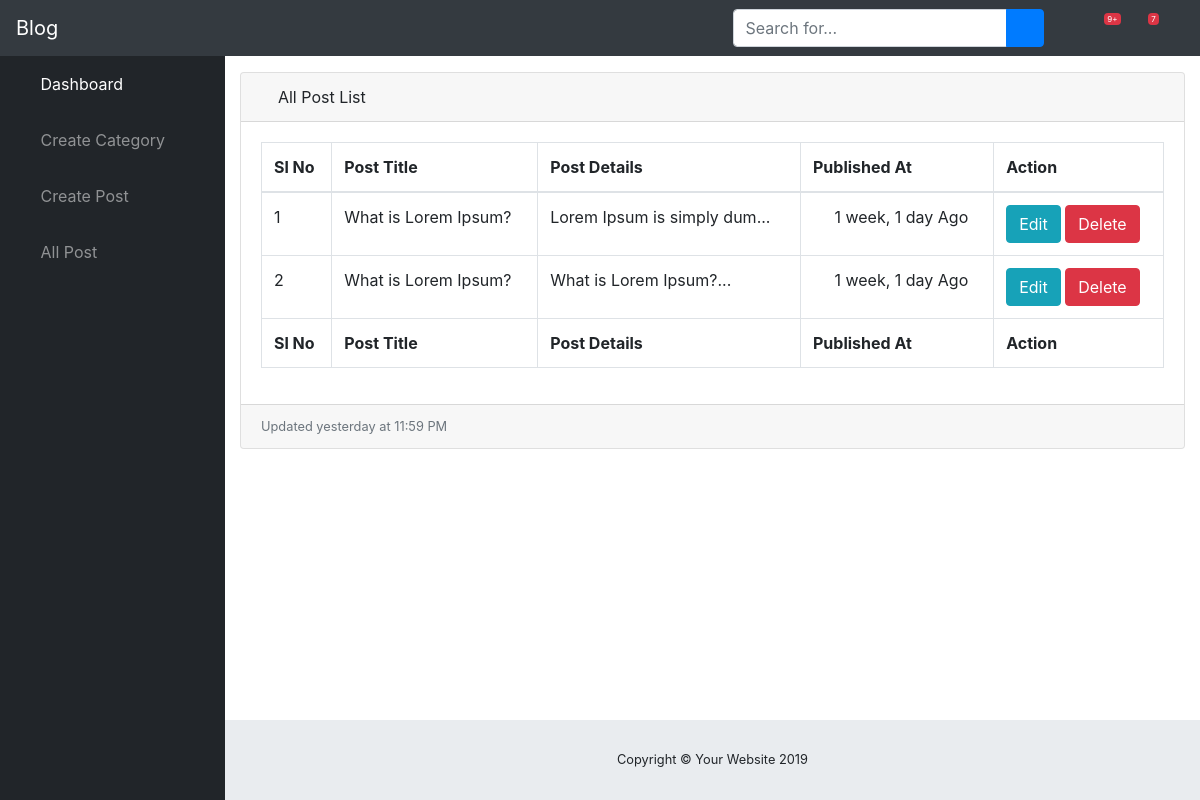
Before: /dashboard/posts (signed in) with the older database file.
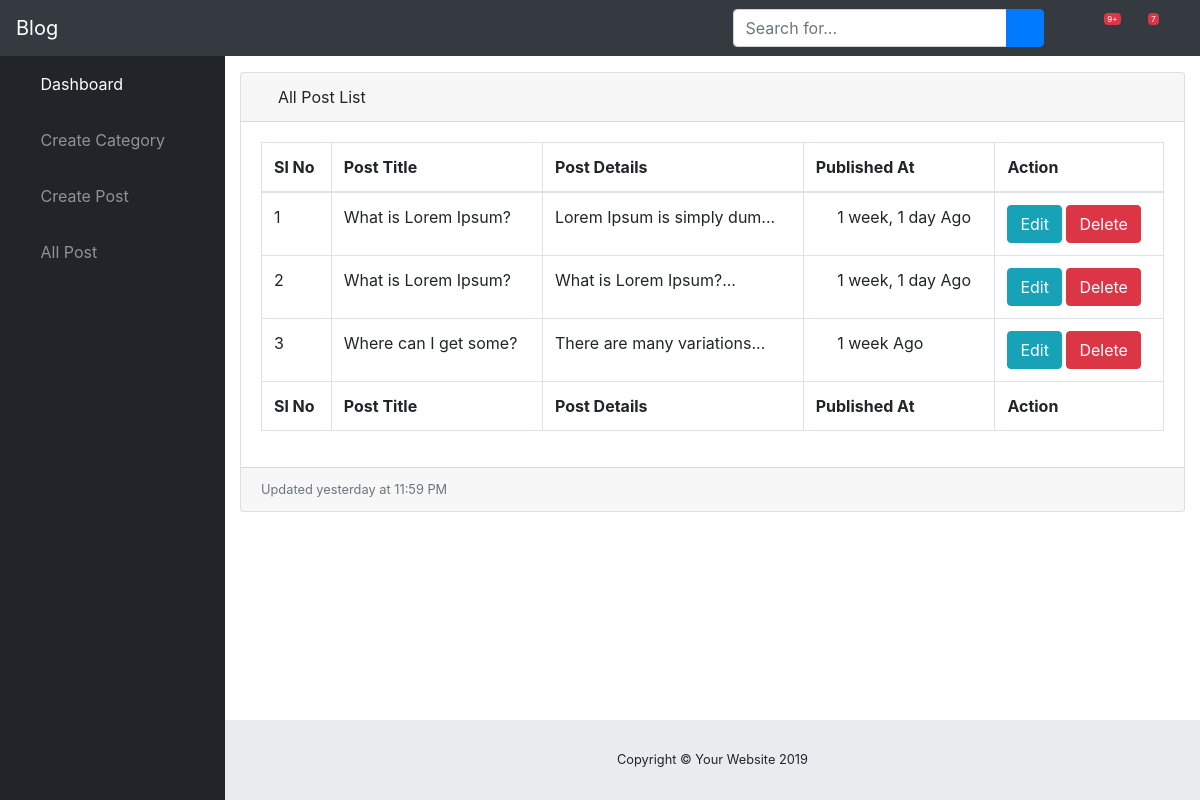
After: the same page with the newer database file.
### dashboard/models.py (models this page shows, shortened)
class BlogPost(models.Model):
    title = models.CharField(max_length=255)
    details = models.TextField()
    category = models.ForeignKey(Category, on_delete=models.DO_NOTHING, default=1)
    publish_date = models.DateTimeField(auto_now_add=True)
    update_date = models.DateTimeField(auto_now=True)
    status = models.BooleanField(default=0)

### dashboard/views.py (the view)
# urls.py: path('posts', views.showAllpost, name='showallpost'),
@login_required
def showAllpost(request):
    all_post = BlogPost.objects.all()
    context = {
        'all_post': all_post
    }
    return render(request, 'dashboard/post_list.html', context)

### dashboard/templates/dashboard/post_list.html (shortened to what this page needs)
{% extends 'dashboard/base.html' %}
{% load humanize %}
{% block content %}
<div class="card mb-3">
          <div class="card-header">
            <i class="fas fa-table"></i>
            All Post List</div>
          <div class="card-body">
            <div class="table-responsive">
              <table class="table table-bordered" id="dataTable" width="100%" cellspacing="0">
                <thead>
                  <tr>
                    <th>Sl No</th>
                    <th>Post Title</th>
                    <th>Post Details</th>
                    <th>Published At </th>
                    <th>Action</th>
                  </tr>
                </thead>
                <tfoot>
                  <tr>
                    <th>Sl No</th>
                    <th>Post Title</th>
                    <th>Post Details</th>
                    <th>Published At </th>
                    <th>Action</th>
                  </tr>
                </tfoot>
                <tbody>
                {% for post_value in all_post %}
                  <tr>
                    <td>{{ forloop.counter }}</td>
                    <td>{{ post_value.title }}</td>
                    <td>{{ post_value.details|slice:":25"}}...</td>
                    <td> <i class="fa fa-clock"></i>&nbsp; {{ post_value.publish_date | timesince  }} Ago </td>
                    <td>
                            <a href="{% url 'postupdate'  post_value.pk %}"> <button class="btn btn-info">Edit</button></a>
                            <a href="{% url 'postdelete' post_value.pk %}"> <button class="btn btn-danger">Delete</button></a>
                    </td>
                  </tr>
                {% endfor %}
                </tbody>
              </table>
            </div>
          </div>
          <div class="card-footer small text-muted">Updated yesterday at 11:59 PM</div>
        </div>
      </div>
{% endblock content %}

Changed rows visible on the page:
added BlogPost: title "Where can I get some?", details "There are many variations", publish_date "1 week"
